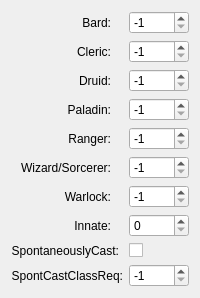
      <widget class="QWidget" name="tabClasses">
       <attribute name="title">
        <string>Classes</string>
       </attribute>
       <layout class="QFormLayout" name="formLayout_3">
        <item row="0" column="0">
         <widget class="QLabel" name="label_19">
          <property name="minimumSize">
           <size>
            <width>100</width>
            <height>0</height>
           </size>
          </property>
          <property name="text">
           <string>Bard:</string>
          </property>
          <property name="alignment">
           <set>Qt::AlignRight|Qt::AlignTrailing|Qt::AlignVCenter</set>
          </property>
         </widget>
        </item>
        <item row="0" column="1">
         <widget class="QSpinBox" name="Bard">
          <property name="statusTip">
           <string>Level at which bards are able to cast this spell.</string>
          </property>
          <property name="minimum">
           <number>-1</number>
          </property>
          <property name="maximum">
           <number>6</number>
          </property>
          <property name="value">
           <number>-1</number>
          </property>
         </widget>
        </item>
        <item row="1" column="0">
         <widget class="QLabel" name="label_20">
          <property name="minimumSize">
           <size>
            <width>100</width>
            <height>0</height>
           </size>
          </property>
          <property name="text">
           <string>Cleric:</string>
          </property>
          <property name="alignment">
           <set>Qt::AlignRight|Qt::AlignTrailing|Qt::AlignVCenter</set>
          </property>
         </widget>
        </item>
        <item row="2" column="0">
         <widget class="QLabel" name="label_21">
          <property name="minimumSize">
           <size>
            <width>100</width>
            <height>0</height>
           </size>
          </property>
          <property name="text">
           <string>Druid:</string>
          </property>
          <property name="alignment">
           <set>Qt::AlignRight|Qt::AlignTrailing|Qt::AlignVCenter</set>
          </property>
         </widget>
        </item>
        <item row="3" column="0">
         <widget class="QLabel" name="label_22">
          <property name="minimumSize">
           <size>
            <width>100</width>
            <height>0</height>
           </size>
          </property>
          <property name="text">
           <string>Paladin:</string>
          </property>
          <property name="alignment">
           <set>Qt::AlignRight|Qt::AlignTrailing|Qt::AlignVCenter</set>
          </property>
         </widget>
        </item>
        <item row="4" column="0">
         <widget class="QLabel" name="label_23">
          <property name="minimumSize">
           <size>
            <width>100</width>
            <height>0</height>
           </size>
          </property>
          <property name="text">
           <string>Ranger:</string>
          </property>
          <property name="alignment">
           <set>Qt::AlignRight|Qt::AlignTrailing|Qt::AlignVCenter</set>
          </property>
         </widget>
        </item>
        <item row="5" column="0">
         <widget class="QLabel" name="label_24">
          <property name="minimumSize">
           <size>
            <width>100</width>
            <height>0</height>
           </size>
          </property>
          <property name="text">
           <string>Wizard/Sorcerer:</string>
          </property>
          <property name="alignment">
           <set>Qt::AlignRight|Qt::AlignTrailing|Qt::AlignVCenter</set>
          </property>
         </widget>
        </item>
        <item row="6" column="0">
         <widget class="QLabel" name="label_25">
          <property name="minimumSize">
           <size>
            <width>100</width>
            <height>0</height>
           </size>
          </property>
          <property name="text">
           <string>Warlock:</string>
          </property>
          <property name="alignment">
           <set>Qt::AlignRight|Qt::AlignTrailing|Qt::AlignVCenter</set>
          </property>
         </widget>
        </item>
        <item row="7" column="0">
         <widget class="QLabel" name="label_26">
          <property name="minimumSize">
           <size>
            <width>100</width>
            <height>0</height>
           </size>
          </property>
          <property name="text">
           <string>Innate:</string>
          </property>
          <property name="alignment">
           <set>Qt::AlignRight|Qt::AlignTrailing|Qt::AlignVCenter</set>
          </property>
         </widget>
        </item>
        <item row="8" column="0">
         <widget class="QLabel" name="label_27">
          <property name="minimumSize">
           <size>
            <width>100</width>
            <height>0</height>
           </size>
          </property>
          <property name="text">
           <string>SpontaneouslyCast:</string>
          </property>
          <property name="alignment">
           <set>Qt::AlignRight|Qt::AlignTrailing|Qt::AlignVCenter</set>
          </property>
         </widget>
        </item>
        <item row="9" column="0">
         <widget class="QLabel" name="label_28">
          <property name="minimumSize">
           <size>
            <width>100</width>
            <height>0</height>
           </size>
          </property>
          <property name="text">
           <string>SpontCastClassReq:</string>
          </property>
          <property name="alignment">
           <set>Qt::AlignRight|Qt::AlignTrailing|Qt::AlignVCenter</set>
          </property>
         </widget>
        </item>
        <item row="1" column="1">
         <widget class="QSpinBox" name="Cleric">
          <property name="statusTip">
           <string>Level at which clerics are able to cast this spell.</string>
          </property>
          <property name="minimum">
           <number>-1</number>
          </property>
          <property name="maximum">
           <number>9</number>
          </property>
          <property name="value">
           <number>-1</number>
          </property>
         </widget>
        </item>
        <item row="2" column="1">
         <widget class="QSpinBox" name="Druid">
          <property name="statusTip">
           <string>Level at which druids are able to cast this spell.</string>
          </property>
          <property name="minimum">
           <number>-1</number>
          </property>
          <property name="maximum">
           <number>9</number>
          </property>
          <property name="value">
           <number>-1</number>
          </property>
         </widget>
        </item>
        <item row="3" column="1">
         <widget class="QSpinBox" name="Paladin">
          <property name="statusTip">
           <string>Level at which paladins are able to cast this spell.</string>
          </property>
          <property name="minimum">
           <number>-1</number>
          </property>
          <property name="maximum">
           <number>4</number>
          </property>
          <property name="value">
           <number>-1</number>
          </property>
         </widget>
        </item>
        <item row="4" column="1">
         <widget class="QSpinBox" name="Ranger">
          <property name="statusTip">
           <string>Level at which rangers are able to cast this spell.</string>
          </property>
          <property name="minimum">
           <number>-1</number>
          </property>
          <property name="maximum">
           <number>4</number>
          </property>
          <property name="value">
           <number>-1</number>
          </property>
         </widget>
        </item>
        <item row="5" column="1">
         <widget class="QSpinBox" name="Wiz_Sorc">
          <property name="statusTip">
           <string>Level at which wizards and sorcerers are able to cast this spell.</string>
          </property>
          <property name="minimum">
           <number>-1</number>
          </property>
          <property name="maximum">
           <number>9</number>
          </property>
          <property name="value">
           <number>-1</number>
          </property>
         </widget>
        </item>
        <item row="6" column="1">
         <widget class="QSpinBox" name="Warlock">
          <property name="statusTip">
           <string>Level at which warlocks are able to cast this spell.</string>
          </property>
          <property name="minimum">
           <number>-1</number>
          </property>
          <property name="maximum">
           <number>4</number>
          </property>
          <property name="value">
           <number>-1</number>
          </property>
         </widget>
        </item>
        <item row="7" column="1">
         <widget class="QSpinBox" name="Innate">
          <property name="statusTip">
           <string>Innate spell level.</string>
          </property>
         </widget>
        </item>
        <item row="9" column="1">
         <widget class="QSpinBox" name="SpontCastClassReq">
          <property name="statusTip">
           <string>Which class can spontaneously cast this spell?</string>
          </property>
          <property name="minimum">
           <number>-1</number>
          </property>
          <property name="maximum">
           <number>9999</number>
          </property>
          <property name="value">
           <number>-1</number>
          </property>
         </widget>
        </item>
        <item row="8" column="1">
         <widget class="QCheckBox" name="SpontaneouslyCast">
          <property name="statusTip">
           <string>Can this spell be spontaneously cast?</string>
          </property>
          <property name="text">
           <string/>
          </property>
         </widget>
        </item>
       </layout>
      </widget>
